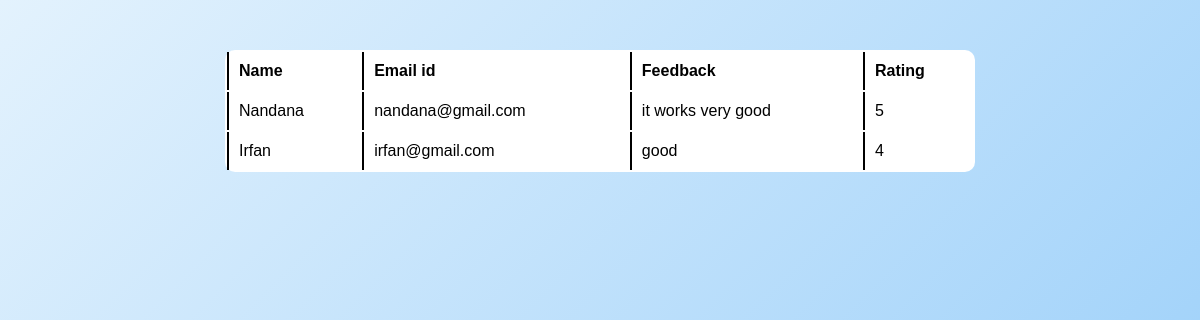
The app's page /feedback, older data.
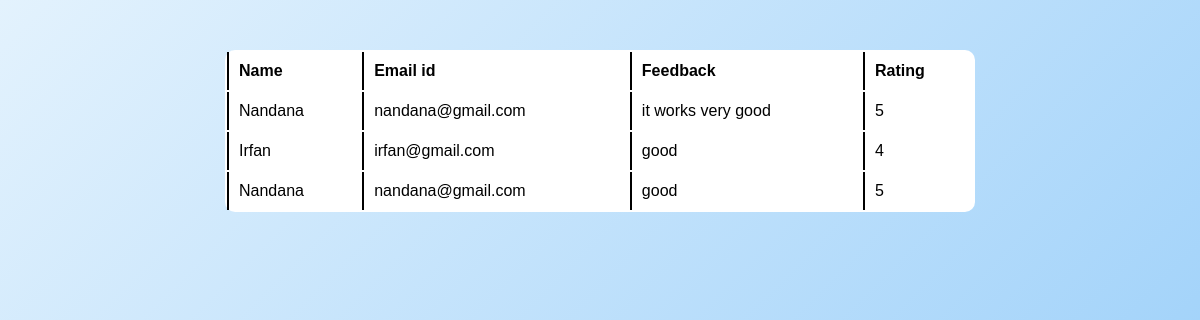
The same page, newer data.
### handifyapp/models.py (models this page shows)
class FeedbackTable(models.Model):
    Feedback = models.CharField(max_length=200,null=True,blank=True)
    Rating = models.CharField(max_length=200,null=True,blank=True)
    Date = models.DateField(null=True,blank=True, auto_now_add=True)
    USERID = models.ForeignKey(UserTable,on_delete=models.CASCADE,null=True,blank=True)

class UserTable(models.Model):
    Name = models.CharField(max_length=100, null=True,blank=True)
    Email = models.CharField(max_length=100, null=True,blank=True)
    Gender = models.CharField(max_length=100, null=True,blank=True)
    Age = models.IntegerField(max_length=50, null=True,blank=True)
    LOGINID = models.ForeignKey(LoginTable, on_delete=models.CASCADE,null=True,blank=True)

### handifyapp/views.py (the view)
# urls.py: path('feedback',FeedbackView.as_view(),name='feedback'),
class FeedbackView(View):
    def get(self,request):
        feedback=FeedbackTable.objects.all()
        return render(request,'Administration/feedback.html',{'obj':feedback})

### templates/Administration/feedback.html (shortened to what this page needs)
{% load static %}
<html lang="en">
<head>
    <link rel="stylesheet" href="{% static 'css/style.css'%}">
</head>
<body>
    <div class="bg table">
    <table>
        <tr>
            <th>Name</th>
            <th>Email id</th>
            <th>Feedback</th>
            <th>Rating</th>
        </tr>
        {%for i in obj %}
        <tr>
            <td>{{i.USERID.Name}}</td>
            <td>{{i.USERID.Email}}</td>
            <td>{{i.Feedback}}</td>
            <td>{{i.Rating}}</td>
        </tr>
        {% endfor %}
    </table>
    </div>
</body>
</html>

Row changes from the older to the newer data that the page shows:
added FeedbackTable: USERID.Name "Nandana", USERID.Email "nandana@gmail.com", Feedback "good", Rating "5"
